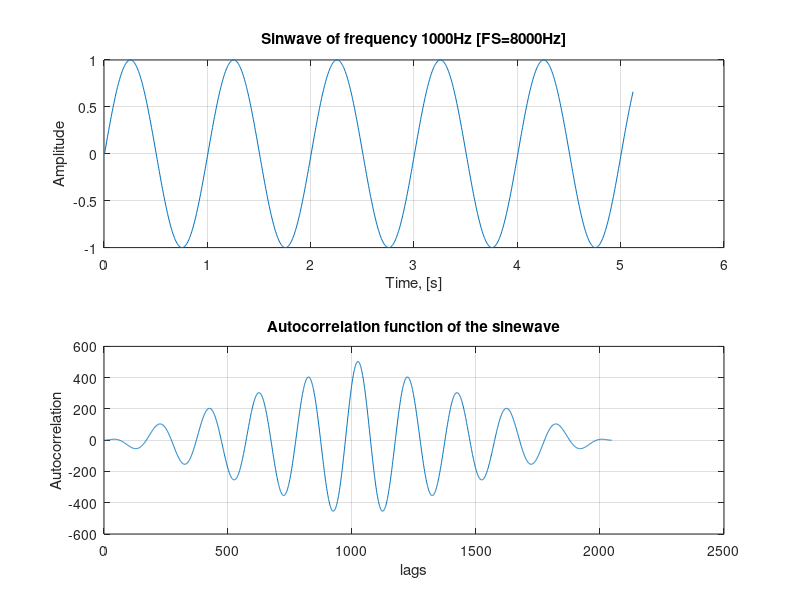

This figure's MATLAB source:
N=1024; % Number of samples
f1=1;
FS=200;
n=0:N-1;
x=sin(2*pi*f1*n/FS); %Generatethesignal,x(n)
% Frequency of the sinewave
% Sampling Frequency
% Sample index numbers
t=[1:N]*(1/FS); subplot(2,1,1); plot(t,x);
% Prepare a time axis
% Prepare the figure
% Plot x(n)
title('Sinwave of frequency 1000Hz [FS=8000Hz]'); xlabel('Time, [s]');
ylabel('Amplitude');
grid;
Rxx=xcorr(x); subplot(2,1,2); plot(Rxx);
% Estimate its autocorrelation
% Prepare the figure
% Plot the autocorrelation
grid;
title('Autocorrelation function of the sinewave');
xlabel('lags');
ylabel('Autocorrelation');